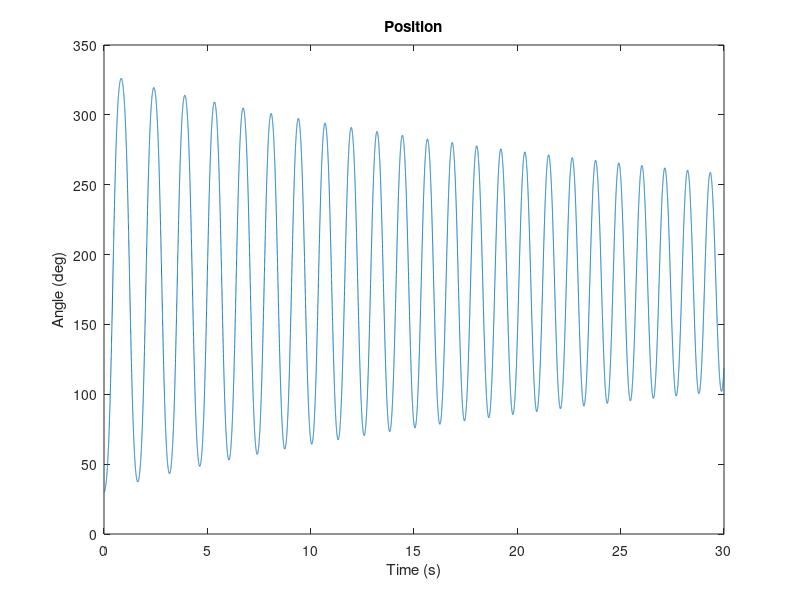

Recreate this plot in MATLAB.
%% Design
clear all
close all
clc

% parameters
K_t = 0.2966;
K_b = K_t;
m = 0.35; % kg (.35 is apprx 3/4 lb)
l = 231.5/1E3; % m
J = m*l^2; % assuming point mass at end of pendulum
L = 22.3284; % H
b = 6.266E-4; % damping
g = 9.81; % m/s^2
R = 38.235; % Ohm

s = tf('s');
theta_V = K_t/(J*L*s^3 + (J*R + L*b)*s^2 + (K_t*K_b - m*g*l*L + R*b)*s - m*g*l*R); % motor w/ pendulum, including damping

%% Simulation
clear all
close all
clc

% parameters
K_t = 0.2966;
K_b = K_t;
m = 0.35; % kg (.35 is apprx 3/4 lb)
l = 231.5/1E3; % m
J = m*l^2; % assuming point mass at end of pendulum
L = 22.3284; % H
b = 6.266E-4; % damping
g = 9.81; % m/s^2
R = 38.235; % Ohm

theta(1) = deg2rad(30);
theta_d(1) = 0;
V(1) = 0;
I(1) = 0;
dt = 0.001;
t_end = 30; 
for i = 2:(t_end/dt - 1)
    t(i) = (i-1)*dt;
    V(i) = 0; % control law goes here
    I_dot(i) = (V(i) - I(i-1)*R)/L;
    I(i) = I(i-1) + I_dot(i)*dt;
    theta_dd(i) = (K_t*I(i) - b*theta_d(i-1) + m*g*l*sin(theta(i-1)))/J;
    theta_d(i) = theta_d(i-1) + theta_dd(i)*dt;
    theta(i) = theta(i-1) + theta_d(i)*dt;
end

figure
plot(t, rad2deg(theta));
title('Position');
xlabel('Time (s)')
ylabel('Angle (deg)')